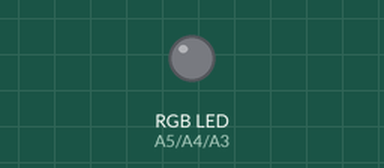
This sketch was run on a simulated Arduino Nano, built with avr-gcc and run on an emulated ATmega328P. Shown: an RGB LED mixed from three pins (HIGH = lit).

Above: at 0.5 s.
At 2.5 s:
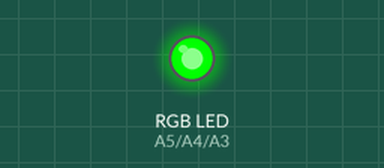
At 3.5 s:
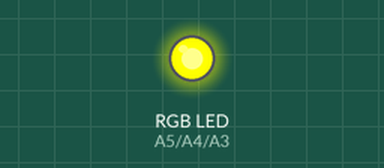
At 4.5 s:
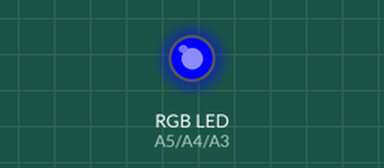
At 6.5 s:
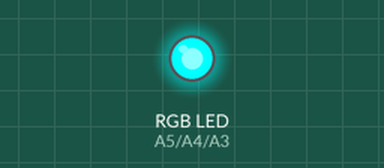
At 9.5 s:
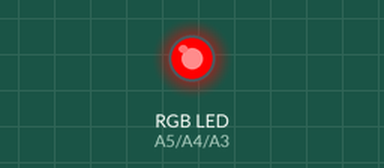
Timing chart, 0 to 10.4 s (numbered marks = the images above):
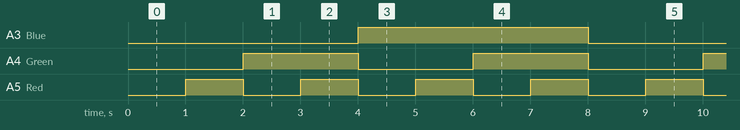

The sketch:

rgb_color.ino
```cpp
/******************************************************************************
    Platform: RoboAdvanced Board Programs.

    Written by: Pratiksha Kasbekar, Vidya Robotics Pvt. Ltd.
    Edited By: , Vidya Robotics Pvt. Ltd.
    Last Modification: 29-04-2017

    This application code demonstrates RGB Led color generation with Arduino.
    RGB LED is of Common Cathode Type.
    Anodes are connected to digital pins of Arduino Controller
    Digital pins A3,A4,A5 are used for RGB color generation

    Hardware Setup:-
    Insert RGB Led on board
    Connect Mini USB  cable between PC and Arduino nano.
    Select Controller Board: Arduino Nano
    COMPORT Settings
    Select USBASP programmer type
********************************************************************************/
void setup()
{
  // put your setup code here, to run once:
  pinMode(A5,OUTPUT);    //Red
  pinMode(A4,OUTPUT);    //Green
  pinMode(A3,OUTPUT);    //Blue

}

void loop()
{
  // put your main code here, to run repeatedly:
  digitalWrite(A3,LOW);
  digitalWrite(A4,LOW);
  digitalWrite(A5,LOW);
  delay(1000);
  // Red Color Generation
  digitalWrite(A3,LOW);
  digitalWrite(A4,LOW);
  digitalWrite(A5,HIGH);
  delay(1000);
  // Green Color Generation
  digitalWrite(A3,LOW);
  digitalWrite(A4,HIGH);
  digitalWrite(A5,LOW);
  delay(1000);
  //Yellow Color Genaration
  digitalWrite(A3,LOW);
  digitalWrite(A4,HIGH);
  digitalWrite(A5,HIGH);
  delay(1000);
  //Blue Color Generation
  digitalWrite(A3,HIGH);
  digitalWrite(A4,LOW);
  digitalWrite(A5,LOW);
  delay(1000);
  // Magenta Color Generation
  digitalWrite(A3,HIGH);
  digitalWrite(A4,LOW);
  digitalWrite(A5,HIGH);
  delay(1000);
  // Cyan Color Generation
  digitalWrite(A3,HIGH);
  digitalWrite(A4,HIGH);
  digitalWrite(A5,LOW);
  delay(1000);
  // White Color Generation
  digitalWrite(A3,HIGH);
  digitalWrite(A4,HIGH);
  digitalWrite(A5,HIGH);
  delay(1000);

}
```

Measured:
- by itself, A3 (Blue): alternates HIGH for 4.0 s and LOW for 4.0 s
- by itself, A4 (Green): alternates HIGH for 2.0 s and LOW for 2.0 s
- by itself, A5 (Red): alternates HIGH for 1.0 s and LOW for 1.0 s
